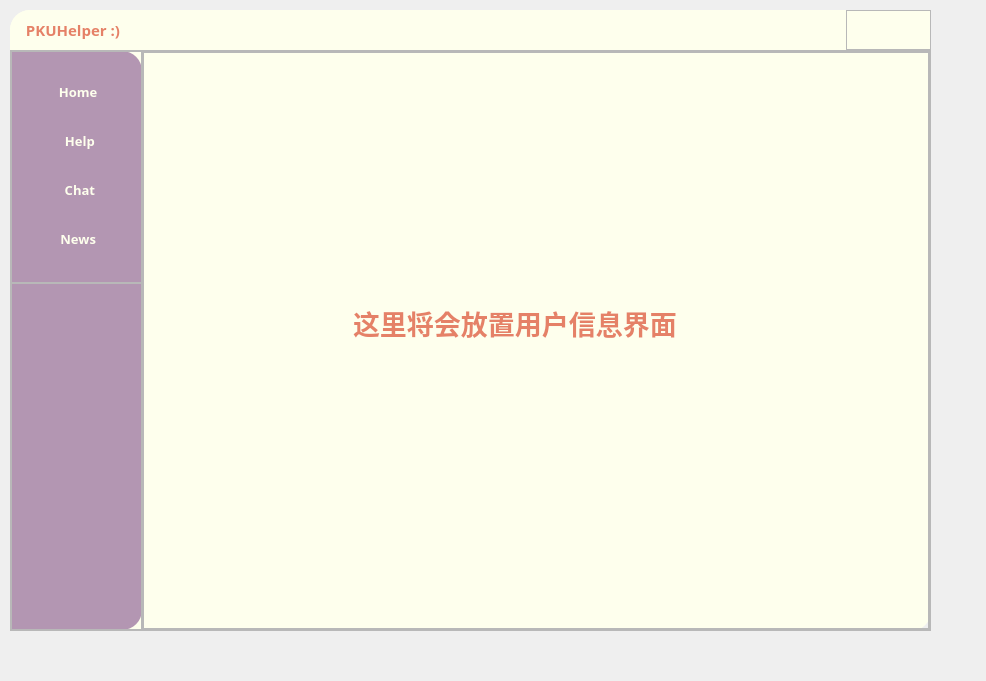
<?xml version="1.0" encoding="UTF-8"?>
<ui version="4.0">
 <class>MainWindow</class>
 <widget class="QMainWindow" name="MainWindow">
  <property name="geometry">
   <rect>
    <x>0</x>
    <y>0</y>
    <width>986</width>
    <height>681</height>
   </rect>
  </property>
  <property name="contextMenuPolicy">
   <enum>Qt::PreventContextMenu</enum>
  </property>
  <property name="windowTitle">
   <string>MainWindow</string>
  </property>
  <widget class="QWidget" name="centralwidget">
   <widget class="QFrame" name="frame_all">
    <property name="geometry">
     <rect>
      <x>10</x>
      <y>10</y>
      <width>921</width>
      <height>631</height>
     </rect>
    </property>
    <property name="minimumSize">
     <size>
      <width>921</width>
      <height>631</height>
     </size>
    </property>
    <property name="styleSheet">
     <string notr="true">#frame_all{
background-color: rgb(254, 255, 237);
border-top-left-radius:20px;
border-bottom-right-radius:20px;
}
</string>
    </property>
    <property name="frameShape">
     <enum>QFrame::StyledPanel</enum>
    </property>
    <property name="frameShadow">
     <enum>QFrame::Raised</enum>
    </property>
    <layout class="QVBoxLayout" name="verticalLayout">
     <property name="spacing">
      <number>0</number>
     </property>
     <property name="sizeConstraint">
      <enum>QLayout::SetFixedSize</enum>
     </property>
     <property name="leftMargin">
      <number>0</number>
     </property>
     <property name="topMargin">
      <number>0</number>
     </property>
     <property name="rightMargin">
      <number>0</number>
     </property>
     <property name="bottomMargin">
      <number>0</number>
     </property>
     <item>
      <widget class="QFrame" name="frame_2">
       <property name="sizePolicy">
        <sizepolicy hsizetype="Preferred" vsizetype="Expanding">
         <horstretch>0</horstretch>
         <verstretch>1</verstretch>
        </sizepolicy>
       </property>
       <property name="styleSheet">
        <string notr="true">#frame_2{
	background-color: rgb(254, 255, 237);
	border-top-left-radius:20px;
}</string>
       </property>
       <property name="frameShape">
        <enum>QFrame::StyledPanel</enum>
       </property>
       <property name="frameShadow">
        <enum>QFrame::Raised</enum>
       </property>
       <layout class="QHBoxLayout" name="horizontalLayout">
        <property name="spacing">
         <number>0</number>
        </property>
        <property name="leftMargin">
         <number>0</number>
        </property>
        <property name="topMargin">
         <number>0</number>
        </property>
        <property name="rightMargin">
         <number>0</number>
        </property>
        <property name="bottomMargin">
         <number>0</number>
        </property>
        <item>
         <widget class="QFrame" name="frame_4">
          <property name="styleSheet">
           <string notr="true">border-top-left-radius:20px;
</string>
          </property>
          <property name="frameShape">
           <enum>QFrame::StyledPanel</enum>
          </property>
          <property name="frameShadow">
           <enum>QFrame::Raised</enum>
          </property>
          <layout class="QHBoxLayout" name="horizontalLayout_3">
           <property name="leftMargin">
            <number>12</number>
           </property>
           <item alignment="Qt::AlignLeft">
            <widget class="QPushButton" name="logo">
             <property name="font">
              <font>
               <family>微软雅黑</family>
               <pointsize>11</pointsize>
               <weight>75</weight>
               <bold>true</bold>
              </font>
             </property>
             <property name="styleSheet">
              <string notr="true">color: rgb(229, 129, 103);</string>
             </property>
             <property name="text">
              <string> PKUHelper :)</string>
             </property>
             <property name="icon">
              <iconset>
               <activeon>:/icon/帮助.png</activeon>
              </iconset>
             </property>
             <property name="iconSize">
              <size>
               <width>32</width>
               <height>32</height>
              </size>
             </property>
            </widget>
           </item>
          </layout>
         </widget>
        </item>
        <item alignment="Qt::AlignRight">
         <widget class="QFrame" name="frame_5">
          <property name="styleSheet">
           <string notr="true">QPushButton{
	border:none;
}
QPushButton:hover{
	padding-bottom:5px;
}</string>
          </property>
          <property name="frameShape">
           <enum>QFrame::StyledPanel</enum>
          </property>
          <property name="frameShadow">
           <enum>QFrame::Raised</enum>
          </property>
          <layout class="QHBoxLayout" name="horizontalLayout_2">
           <property name="spacing">
            <number>9</number>
           </property>
           <property name="leftMargin">
            <number>5</number>
           </property>
           <property name="topMargin">
            <number>0</number>
           </property>
           <property name="rightMargin">
            <number>5</number>
           </property>
           <property name="bottomMargin">
            <number>0</number>
           </property>
           <item>
            <widget class="QPushButton" name="pushButton_lower">
             <property name="text">
              <string/>
             </property>
             <property name="icon">
              <iconset>
               <activeon>:/icon/缩小.png</activeon>
              </iconset>
             </property>
             <property name="iconSize">
              <size>
               <width>28</width>
               <height>28</height>
              </size>
             </property>
            </widget>
           </item>
           <item>
            <widget class="QPushButton" name="pushButton_close">
             <property name="styleSheet">
              <string notr="true">color:rgb(254, 255, 237)</string>
             </property>
             <property name="text">
              <string/>
             </property>
             <property name="icon">
              <iconset>
               <activeon>:/icon/icons/关闭.png</activeon>
              </iconset>
             </property>
             <property name="iconSize">
              <size>
               <width>28</width>
               <height>28</height>
              </size>
             </property>
            </widget>
           </item>
          </layout>
         </widget>
        </item>
       </layout>
      </widget>
     </item>
     <item>
      <widget class="QFrame" name="frame_body">
       <property name="sizePolicy">
        <sizepolicy hsizetype="Preferred" vsizetype="Expanding">
         <horstretch>0</horstretch>
         <verstretch>15</verstretch>
        </sizepolicy>
       </property>
       <property name="frameShape">
        <enum>QFrame::StyledPanel</enum>
       </property>
       <property name="frameShadow">
        <enum>QFrame::Raised</enum>
       </property>
       <layout class="QHBoxLayout" name="horizontalLayout_4">
        <property name="spacing">
         <number>0</number>
        </property>
        <property name="leftMargin">
         <number>0</number>
        </property>
        <property name="topMargin">
         <number>0</number>
        </property>
        <property name="rightMargin">
         <number>0</number>
        </property>
        <property name="bottomMargin">
         <number>0</number>
        </property>
        <item>
         <widget class="QFrame" name="frame_engine">
          <property name="sizePolicy">
           <sizepolicy hsizetype="Expanding" vsizetype="Preferred">
            <horstretch>1</horstretch>
            <verstretch>0</verstretch>
           </sizepolicy>
          </property>
          <property name="minimumSize">
           <size>
            <width>131</width>
            <height>579</height>
           </size>
          </property>
          <property name="styleSheet">
           <string notr="true">#frame_engine{
	background-color: rgb(179, 150, 178);
	border-top-right-radius:20px;
	border-bottom-right-radius:20px;
}</string>
          </property>
          <property name="frameShape">
           <enum>QFrame::StyledPanel</enum>
          </property>
          <property name="frameShadow">
           <enum>QFrame::Raised</enum>
          </property>
          <layout class="QVBoxLayout" name="verticalLayout_2">
           <property name="spacing">
            <number>0</number>
           </property>
           <property name="leftMargin">
            <number>0</number>
           </property>
           <property name="topMargin">
            <number>0</number>
           </property>
           <property name="rightMargin">
            <number>0</number>
           </property>
           <property name="bottomMargin">
            <number>0</number>
           </property>
           <item>
            <widget class="QFrame" name="frame">
             <property name="sizePolicy">
              <sizepolicy hsizetype="Preferred" vsizetype="Expanding">
               <horstretch>0</horstretch>
               <verstretch>2</verstretch>
              </sizepolicy>
             </property>
             <property name="styleSheet">
              <string notr="true">QPushButton{
	border:none;
}
QPushButton:hover{
	padding-right:5px;
}</string>
             </property>
             <property name="frameShape">
              <enum>QFrame::StyledPanel</enum>
             </property>
             <property name="frameShadow">
              <enum>QFrame::Raised</enum>
             </property>
             <layout class="QVBoxLayout" name="verticalLayout_3">
              <property name="spacing">
               <number>0</number>
              </property>
              <property name="leftMargin">
               <number>0</number>
              </property>
              <property name="topMargin">
               <number>0</number>
              </property>
              <property name="rightMargin">
               <number>0</number>
              </property>
              <property name="bottomMargin">
               <number>0</number>
              </property>
              <item>
               <widget class="QPushButton" name="pushButton_home">
                <property name="font">
                 <font>
                  <family>微软雅黑</family>
                  <pointsize>10</pointsize>
                  <weight>75</weight>
                  <bold>true</bold>
                 </font>
                </property>
                <property name="cursor">
                 <cursorShape>ArrowCursor</cursorShape>
                </property>
                <property name="styleSheet">
                 <string notr="true">color:rgb(254, 255, 237);</string>
                </property>
                <property name="text">
                 <string> Home</string>
                </property>
                <property name="icon">
                 <iconset>
                  <activeon>:/icon/home.png</activeon>
                 </iconset>
                </property>
                <property name="iconSize">
                 <size>
                  <width>35</width>
                  <height>35</height>
                 </size>
                </property>
               </widget>
              </item>
              <item>
               <widget class="QPushButton" name="pushButton_help">
                <property name="font">
                 <font>
                  <family>微软雅黑</family>
                  <pointsize>10</pointsize>
                  <weight>75</weight>
                  <bold>true</bold>
                 </font>
                </property>
                <property name="styleSheet">
                 <string notr="true">color:rgb(254, 255, 237);</string>
                </property>
                <property name="text">
                 <string>  Help</string>
                </property>
                <property name="icon">
                 <iconset>
                  <activeon>:/icon/hands-helping-solid.png</activeon>
                 </iconset>
                </property>
                <property name="iconSize">
                 <size>
                  <width>35</width>
                  <height>35</height>
                 </size>
                </property>
               </widget>
              </item>
              <item>
               <widget class="QPushButton" name="pushButton_chat">
                <property name="font">
                 <font>
                  <family>微软雅黑</family>
                  <pointsize>10</pointsize>
                  <weight>75</weight>
                  <bold>true</bold>
                 </font>
                </property>
                <property name="styleSheet">
                 <string notr="true">color:rgb(254, 255, 237);</string>
                </property>
                <property name="text">
                 <string>  Chat</string>
                </property>
                <property name="icon">
                 <iconset>
                  <activeon>:/icon/chat.png</activeon>
                 </iconset>
                </property>
                <property name="iconSize">
                 <size>
                  <width>30</width>
                  <height>30</height>
                 </size>
                </property>
               </widget>
              </item>
              <item>
               <widget class="QPushButton" name="pushButton_news">
                <property name="font">
                 <font>
                  <family>微软雅黑</family>
                  <pointsize>10</pointsize>
                  <weight>75</weight>
                  <bold>true</bold>
                 </font>
                </property>
                <property name="styleSheet">
                 <string notr="true">color:rgb(254, 255, 237);</string>
                </property>
                <property name="text">
                 <string> News</string>
                </property>
                <property name="icon">
                 <iconset>
                  <activeon>:/icon/通知.png</activeon>
                 </iconset>
                </property>
                <property name="iconSize">
                 <size>
                  <width>35</width>
                  <height>35</height>
                 </size>
                </property>
               </widget>
              </item>
             </layout>
            </widget>
           </item>
           <item>
            <widget class="QFrame" name="frame_3">
             <property name="sizePolicy">
              <sizepolicy hsizetype="Preferred" vsizetype="Expanding">
               <horstretch>0</horstretch>
               <verstretch>3</verstretch>
              </sizepolicy>
             </property>
             <property name="frameShape">
              <enum>QFrame::StyledPanel</enum>
             </property>
             <property name="frameShadow">
              <enum>QFrame::Raised</enum>
             </property>
            </widget>
           </item>
          </layout>
         </widget>
        </item>
        <item>
         <widget class="QFrame" name="frame_screen">
          <property name="sizePolicy">
           <sizepolicy hsizetype="Expanding" vsizetype="Preferred">
            <horstretch>6</horstretch>
            <verstretch>6</verstretch>
           </sizepolicy>
          </property>
          <property name="minimumSize">
           <size>
            <width>788</width>
            <height>579</height>
           </size>
          </property>
          <property name="frameShape">
           <enum>QFrame::StyledPanel</enum>
          </property>
          <property name="frameShadow">
           <enum>QFrame::Raised</enum>
          </property>
          <layout class="QVBoxLayout" name="verticalLayout_4">
           <property name="spacing">
            <number>0</number>
           </property>
           <property name="leftMargin">
            <number>0</number>
           </property>
           <property name="topMargin">
            <number>0</number>
           </property>
           <property name="rightMargin">
            <number>0</number>
           </property>
           <property name="bottomMargin">
            <number>0</number>
           </property>
           <item>
            <widget class="QStackedWidget" name="stackedWidget_body">
             <property name="currentIndex">
              <number>0</number>
             </property>
             <widget class="QWidget" name="page_home">
              <layout class="QHBoxLayout" name="horizontalLayout_5">
               <property name="spacing">
                <number>0</number>
               </property>
               <property name="leftMargin">
                <number>0</number>
               </property>
               <property name="topMargin">
                <number>0</number>
               </property>
               <property name="rightMargin">
                <number>0</number>
               </property>
               <property name="bottomMargin">
                <number>0</number>
               </property>
               <item>
                <widget class="QFrame" name="frame_6">
                 <property name="frameShape">
                  <enum>QFrame::StyledPanel</enum>
                 </property>
                 <property name="frameShadow">
                  <enum>QFrame::Raised</enum>
                 </property>
                 <widget class="QLabel" name="label">
                  <property name="geometry">
                   <rect>
                    <x>210</x>
                    <y>240</y>
                    <width>381</width>
                    <height>61</height>
                   </rect>
                  </property>
                  <property name="font">
                   <font>
                    <family>微软雅黑</family>
                    <pointsize>20</pointsize>
                    <weight>75</weight>
                    <bold>true</bold>
                   </font>
                  </property>
                  <property name="styleSheet">
                   <string notr="true">color: rgb(229, 129, 103);</string>
                  </property>
                  <property name="text">
                   <string>这里将会放置用户信息界面</string>
                  </property>
                 </widget>
                </widget>
               </item>
              </layout>
             </widget>
             <widget class="QWidget" name="page_help">
              <layout class="QHBoxLayout" name="horizontalLayout_6">
               <property name="spacing">
                <number>0</number>
               </property>
               <property name="leftMargin">
                <number>0</number>
               </property>
               <property name="topMargin">
                <number>0</number>
               </property>
               <property name="rightMargin">
                <number>0</number>
               </property>
               <property name="bottomMargin">
                <number>0</number>
               </property>
               <item>
                <widget class="QFrame" name="frame_7">
                 <property name="frameShape">
                  <enum>QFrame::StyledPanel</enum>
                 </property>
                 <property name="frameShadow">
                  <enum>QFrame::Raised</enum>
                 </property>
                 <widget class="QLabel" name="label_2">
                  <property name="geometry">
                   <rect>
                    <x>70</x>
                    <y>140</y>
                    <width>671</width>
                    <height>271</height>
                   </rect>
                  </property>
                  <property name="font">
                   <font>
                    <family>微软雅黑</family>
                    <pointsize>15</pointsize>
                    <weight>75</weight>
                    <bold>true</bold>
                   </font>
                  </property>
                  <property name="styleSheet">
                   <string notr="true">color: rgb(229, 129, 103);</string>
                  </property>
                  <property name="text">
                   <string>这里将会放置求助信息发布界面包括他人求助信息显示和个人求助信息发布</string>
                  </property>
                 </widget>
                </widget>
               </item>
              </layout>
             </widget>
             <widget class="QWidget" name="page_chat">
              <layout class="QHBoxLayout" name="horizontalLayout_7">
               <property name="spacing">
                <number>0</number>
               </property>
               <property name="leftMargin">
                <number>0</number>
               </property>
               <property name="topMargin">
                <number>0</number>
               </property>
               <property name="rightMargin">
                <number>0</number>
               </property>
               <property name="bottomMargin">
                <number>0</number>
               </property>
               <item>
                <widget class="QFrame" name="frame_8">
                 <property name="frameShape">
                  <enum>QFrame::StyledPanel</enum>
                 </property>
                 <property name="frameShadow">
                  <enum>QFrame::Raised</enum>
                 </property>
                 <widget class="QLabel" name="label_3">
                  <property name="geometry">
                   <rect>
                    <x>130</x>
                    <y>210</y>
                    <width>561</width>
                    <height>141</height>
                   </rect>
                  </property>
                  <property name="font">
                   <font>
                    <family>微软雅黑</family>
                    <pointsize>17</pointsize>
                    <weight>75</weight>
                    <bold>true</bold>
                   </font>
                  </property>
                  <property name="styleSheet">
                   <string notr="true">color: rgb(229, 129, 103);</string>
                  </property>
                  <property name="text">
                   <string>这里将会显示聊天界面，包括联系人和聊天记录</string>
                  </property>
                 </widget>
                </widget>
               </item>
              </layout>
             </widget>
             <widget class="QWidget" name="page_news">
              <layout class="QVBoxLayout" name="verticalLayout_5">
               <property name="spacing">
                <number>0</number>
               </property>
               <property name="leftMargin">
                <number>0</number>
               </property>
               <property name="topMargin">
                <number>0</number>
               </property>
               <property name="rightMargin">
                <number>0</number>
               </property>
               <property name="bottomMargin">
                <number>0</number>
               </property>
               <item>
                <widget class="QFrame" name="frame_9">
                 <property name="frameShape">
                  <enum>QFrame::StyledPanel</enum>
                 </property>
                 <property name="frameShadow">
                  <enum>QFrame::Raised</enum>
                 </property>
                 <widget class="QLabel" name="label_4">
                  <property name="geometry">
                   <rect>
                    <x>90</x>
                    <y>190</y>
                    <width>641</width>
                    <height>181</height>
                   </rect>
                  </property>
                  <property name="font">
                   <font>
                    <family>微软雅黑</family>
                    <pointsize>16</pointsize>
                    <weight>75</weight>
                    <bold>true</bold>
                   </font>
                  </property>
                  <property name="styleSheet">
                   <string notr="true">color: rgb(229, 129, 103);</string>
                  </property>
                  <property name="text">
                   <string>这里将会显示通知信息，比如求助信息推送和个人求助信息接收情况</string>
                  </property>
                 </widget>
                </widget>
               </item>
              </layout>
             </widget>
            </widget>
           </item>
          </layout>
         </widget>
        </item>
       </layout>
      </widget>
     </item>
    </layout>
   </widget>
  </widget>
 </widget>
 <resources>
  <include location="PKUHELPER/main_resource.qrc"/>
 </resources>
 <connections>
  <connection>
   <sender>pushButton_lower</sender>
   <signal>clicked()</signal>
   <receiver>MainWindow</receiver>
   <slot>showMinimized()</slot>
   <hints>
    <hint type="sourcelabel">
     <x>874</x>
     <y>34</y>
    </hint>
    <hint type="destinationlabel">
     <x>946</x>
     <y>-1</y>
    </hint>
   </hints>
  </connection>
  <connection>
   <sender>pushButton_close</sender>
   <signal>clicked()</signal>
   <receiver>MainWindow</receiver>
   <slot>close()</slot>
   <hints>
    <hint type="sourcelabel">
     <x>918</x>
     <y>30</y>
    </hint>
    <hint type="destinationlabel">
     <x>944</x>
     <y>38</y>
    </hint>
   </hints>
  </connection>
 </connections>
</ui>
